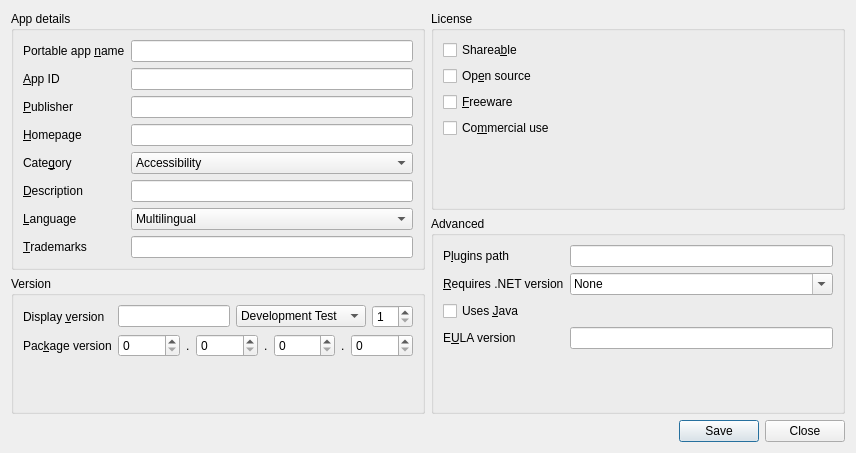
<?xml version="1.0" encoding="UTF-8"?>
<ui version="4.0">
 <class>AppInfoDialog</class>
 <widget class="QDialog" name="AppInfoDialog">
  <property name="geometry">
   <rect>
    <x>0</x>
    <y>0</y>
    <width>856</width>
    <height>453</height>
   </rect>
  </property>
  <property name="windowTitle">
   <string>App details</string>
  </property>
  <property name="windowIcon">
   <iconset resource="../../../resources/resources.qrc">
    <normaloff>:/icon.png</normaloff>:/icon.png</iconset>
  </property>
  <layout class="QGridLayout" name="gridLayout">
   <item row="0" column="0">
    <layout class="QVBoxLayout" name="verticalLayout">
     <item>
      <widget class="QGroupBox" name="DetailsGroupBox">
       <property name="sizePolicy">
        <sizepolicy hsizetype="Preferred" vsizetype="Preferred">
         <horstretch>1</horstretch>
         <verstretch>0</verstretch>
        </sizepolicy>
       </property>
       <property name="title">
        <string>App details</string>
       </property>
       <layout class="QFormLayout" name="formLayout_4">
        <property name="fieldGrowthPolicy">
         <enum>QFormLayout::AllNonFixedFieldsGrow</enum>
        </property>
        <item row="0" column="0">
         <widget class="QLabel" name="NameLabel">
          <property name="text">
           <string>Portable app &amp;name</string>
          </property>
          <property name="buddy">
           <cstring>Name</cstring>
          </property>
         </widget>
        </item>
        <item row="0" column="1">
         <widget class="QLineEdit" name="Name">
          <property name="maxLength">
           <number>128</number>
          </property>
         </widget>
        </item>
        <item row="1" column="0">
         <widget class="QLabel" name="AppIDLabel">
          <property name="text">
           <string>&amp;App ID</string>
          </property>
          <property name="buddy">
           <cstring>AppID</cstring>
          </property>
         </widget>
        </item>
        <item row="1" column="1">
         <widget class="QLineEdit" name="AppID">
          <property name="maxLength">
           <number>128</number>
          </property>
         </widget>
        </item>
        <item row="2" column="0">
         <widget class="QLabel" name="PublisherLabel">
          <property name="text">
           <string>&amp;Publisher</string>
          </property>
          <property name="buddy">
           <cstring>Publisher</cstring>
          </property>
         </widget>
        </item>
        <item row="2" column="1">
         <widget class="QLineEdit" name="Publisher">
          <property name="maxLength">
           <number>128</number>
          </property>
         </widget>
        </item>
        <item row="3" column="0">
         <widget class="QLabel" name="HomepageLabel">
          <property name="text">
           <string>&amp;Homepage</string>
          </property>
          <property name="buddy">
           <cstring>Homepage</cstring>
          </property>
         </widget>
        </item>
        <item row="3" column="1">
         <widget class="QLineEdit" name="Homepage">
          <property name="maxLength">
           <number>128</number>
          </property>
         </widget>
        </item>
        <item row="4" column="0">
         <widget class="QLabel" name="CategoryLabel">
          <property name="text">
           <string>Cate&amp;gory</string>
          </property>
          <property name="buddy">
           <cstring>Category</cstring>
          </property>
         </widget>
        </item>
        <item row="4" column="1">
         <widget class="QComboBox" name="Category">
          <item>
           <property name="text">
            <string notr="true">Accessibility</string>
           </property>
          </item>
          <item>
           <property name="text">
            <string notr="true">Development</string>
           </property>
          </item>
          <item>
           <property name="text">
            <string notr="true">Education</string>
           </property>
          </item>
          <item>
           <property name="text">
            <string notr="true">Games</string>
           </property>
          </item>
          <item>
           <property name="text">
            <string notr="true">Graphics &amp; Pictures</string>
           </property>
          </item>
          <item>
           <property name="text">
            <string notr="true">Internet</string>
           </property>
          </item>
          <item>
           <property name="text">
            <string notr="true">Music &amp; Video</string>
           </property>
          </item>
          <item>
           <property name="text">
            <string notr="true">Office</string>
           </property>
          </item>
          <item>
           <property name="text">
            <string notr="true">Security</string>
           </property>
          </item>
          <item>
           <property name="text">
            <string notr="true">Utilities</string>
           </property>
          </item>
         </widget>
        </item>
        <item row="5" column="0">
         <widget class="QLabel" name="DescriptionLabel">
          <property name="text">
           <string>&amp;Description</string>
          </property>
          <property name="buddy">
           <cstring>Description</cstring>
          </property>
         </widget>
        </item>
        <item row="5" column="1">
         <widget class="QLineEdit" name="Description">
          <property name="maxLength">
           <number>512</number>
          </property>
         </widget>
        </item>
        <item row="6" column="0">
         <widget class="QLabel" name="LanguageLabel">
          <property name="text">
           <string>&amp;Language</string>
          </property>
          <property name="buddy">
           <cstring>Language</cstring>
          </property>
         </widget>
        </item>
        <item row="6" column="1">
         <widget class="QComboBox" name="Language">
          <item>
           <property name="text">
            <string notr="true">Multilingual</string>
           </property>
          </item>
          <item>
           <property name="text">
            <string notr="true">English</string>
           </property>
          </item>
          <item>
           <property name="text">
            <string notr="true">Afrikaans</string>
           </property>
          </item>
          <item>
           <property name="text">
            <string notr="true">Albanian</string>
           </property>
          </item>
          <item>
           <property name="text">
            <string notr="true">Arabic</string>
           </property>
          </item>
          <item>
           <property name="text">
            <string notr="true">Armenian</string>
           </property>
          </item>
          <item>
           <property name="text">
            <string notr="true">Basque</string>
           </property>
          </item>
          <item>
           <property name="text">
            <string notr="true">Belarusian</string>
           </property>
          </item>
          <item>
           <property name="text">
            <string notr="true">Bosnian</string>
           </property>
          </item>
          <item>
           <property name="text">
            <string notr="true">Breton</string>
           </property>
          </item>
          <item>
           <property name="text">
            <string notr="true">Bulgarian</string>
           </property>
          </item>
          <item>
           <property name="text">
            <string notr="true">Catalan</string>
           </property>
          </item>
          <item>
           <property name="text">
            <string notr="true">Cibemba</string>
           </property>
          </item>
          <item>
           <property name="text">
            <string notr="true">Croatian</string>
           </property>
          </item>
          <item>
           <property name="text">
            <string notr="true">Czech</string>
           </property>
          </item>
          <item>
           <property name="text">
            <string notr="true">Danish</string>
           </property>
          </item>
          <item>
           <property name="text">
            <string notr="true">Dutch</string>
           </property>
          </item>
          <item>
           <property name="text">
            <string notr="true">Efik</string>
           </property>
          </item>
          <item>
           <property name="text">
            <string notr="true">Estonian</string>
           </property>
          </item>
          <item>
           <property name="text">
            <string notr="true">Farsi</string>
           </property>
          </item>
          <item>
           <property name="text">
            <string notr="true">Finnish</string>
           </property>
          </item>
          <item>
           <property name="text">
            <string notr="true">French</string>
           </property>
          </item>
          <item>
           <property name="text">
            <string notr="true">Galician</string>
           </property>
          </item>
          <item>
           <property name="text">
            <string notr="true">Georgian</string>
           </property>
          </item>
          <item>
           <property name="text">
            <string notr="true">German</string>
           </property>
          </item>
          <item>
           <property name="text">
            <string notr="true">Greek</string>
           </property>
          </item>
          <item>
           <property name="text">
            <string notr="true">Hebrew</string>
           </property>
          </item>
          <item>
           <property name="text">
            <string notr="true">Hungarian</string>
           </property>
          </item>
          <item>
           <property name="text">
            <string notr="true">Icelandic</string>
           </property>
          </item>
          <item>
           <property name="text">
            <string notr="true">Igbo</string>
           </property>
          </item>
          <item>
           <property name="text">
            <string notr="true">Indonesian</string>
           </property>
          </item>
          <item>
           <property name="text">
            <string notr="true">Irish</string>
           </property>
          </item>
          <item>
           <property name="text">
            <string notr="true">Italian</string>
           </property>
          </item>
          <item>
           <property name="text">
            <string notr="true">Japanese</string>
           </property>
          </item>
          <item>
           <property name="text">
            <string notr="true">Khmer</string>
           </property>
          </item>
          <item>
           <property name="text">
            <string notr="true">Korean</string>
           </property>
          </item>
          <item>
           <property name="text">
            <string notr="true">Kurdish</string>
           </property>
          </item>
          <item>
           <property name="text">
            <string notr="true">Latvian</string>
           </property>
          </item>
          <item>
           <property name="text">
            <string notr="true">Lithuanian</string>
           </property>
          </item>
          <item>
           <property name="text">
            <string notr="true">Luxembourgish</string>
           </property>
          </item>
          <item>
           <property name="text">
            <string notr="true">Macedonian</string>
           </property>
          </item>
          <item>
           <property name="text">
            <string notr="true">Malagasy</string>
           </property>
          </item>
          <item>
           <property name="text">
            <string notr="true">Malay</string>
           </property>
          </item>
          <item>
           <property name="text">
            <string notr="true">Mongolian</string>
           </property>
          </item>
          <item>
           <property name="text">
            <string notr="true">Norwegian</string>
           </property>
          </item>
          <item>
           <property name="text">
            <string notr="true">NorwegianNynorsk</string>
           </property>
          </item>
          <item>
           <property name="text">
            <string notr="true">Pashto</string>
           </property>
          </item>
          <item>
           <property name="text">
            <string notr="true">Polish</string>
           </property>
          </item>
          <item>
           <property name="text">
            <string notr="true">Portuguese</string>
           </property>
          </item>
          <item>
           <property name="text">
            <string notr="true">PortugueseBR</string>
           </property>
          </item>
          <item>
           <property name="text">
            <string notr="true">Romanian</string>
           </property>
          </item>
          <item>
           <property name="text">
            <string notr="true">Russian</string>
           </property>
          </item>
          <item>
           <property name="text">
            <string notr="true">Serbian</string>
           </property>
          </item>
          <item>
           <property name="text">
            <string notr="true">SerbianLatin</string>
           </property>
          </item>
          <item>
           <property name="text">
            <string notr="true">SimpChinese</string>
           </property>
          </item>
          <item>
           <property name="text">
            <string notr="true">Slovak</string>
           </property>
          </item>
          <item>
           <property name="text">
            <string notr="true">Slovenian</string>
           </property>
          </item>
          <item>
           <property name="text">
            <string notr="true">Spanish</string>
           </property>
          </item>
          <item>
           <property name="text">
            <string notr="true">SpanishInternational</string>
           </property>
          </item>
          <item>
           <property name="text">
            <string notr="true">Swahili</string>
           </property>
          </item>
          <item>
           <property name="text">
            <string notr="true">Swedish</string>
           </property>
          </item>
          <item>
           <property name="text">
            <string notr="true">Thai</string>
           </property>
          </item>
          <item>
           <property name="text">
            <string notr="true">TradChinese</string>
           </property>
          </item>
          <item>
           <property name="text">
            <string notr="true">Turkish</string>
           </property>
          </item>
          <item>
           <property name="text">
            <string notr="true">Ukranian</string>
           </property>
          </item>
          <item>
           <property name="text">
            <string notr="true">Uzbek</string>
           </property>
          </item>
          <item>
           <property name="text">
            <string notr="true">Valencian</string>
           </property>
          </item>
          <item>
           <property name="text">
            <string notr="true">Vietnamese</string>
           </property>
          </item>
          <item>
           <property name="text">
            <string notr="true">Welsh</string>
           </property>
          </item>
          <item>
           <property name="text">
            <string notr="true">Yoruba</string>
           </property>
          </item>
         </widget>
        </item>
        <item row="7" column="0">
         <widget class="QLabel" name="TrademarksLabel">
          <property name="text">
           <string>&amp;Trademarks</string>
          </property>
          <property name="buddy">
           <cstring>Trademarks</cstring>
          </property>
         </widget>
        </item>
        <item row="7" column="1">
         <widget class="QLineEdit" name="Trademarks">
          <property name="maxLength">
           <number>512</number>
          </property>
         </widget>
        </item>
       </layout>
      </widget>
     </item>
     <item>
      <widget class="QGroupBox" name="VersionGroupBox">
       <property name="title">
        <string>Version</string>
       </property>
       <layout class="QFormLayout" name="formLayout">
        <item row="0" column="0">
         <widget class="QLabel" name="DisplayVersionLabel">
          <property name="text">
           <string>Display &amp;version</string>
          </property>
          <property name="buddy">
           <cstring>DisplayVersionBase</cstring>
          </property>
         </widget>
        </item>
        <item row="0" column="1">
         <layout class="QHBoxLayout" name="horizontalLayout">
          <item>
           <widget class="QLineEdit" name="DisplayVersionBase">
            <property name="maxLength">
             <number>20</number>
            </property>
           </widget>
          </item>
          <item>
           <widget class="QComboBox" name="DisplayVersionType">
            <item>
             <property name="text">
              <string notr="true">Development Test</string>
             </property>
            </item>
            <item>
             <property name="text">
              <string notr="true">Pre-Release</string>
             </property>
            </item>
            <item>
             <property name="text">
              <string notr="true">(official release)</string>
             </property>
            </item>
            <item>
             <property name="text">
              <string notr="true">Revision</string>
             </property>
            </item>
           </widget>
          </item>
          <item>
           <widget class="QSpinBox" name="DisplayVersionNum">
            <property name="minimum">
             <number>1</number>
            </property>
           </widget>
          </item>
         </layout>
        </item>
        <item row="1" column="0">
         <widget class="QLabel" name="PackageVersionLabel">
          <property name="text">
           <string>Pac&amp;kage version</string>
          </property>
          <property name="buddy">
           <cstring>PackageVersion1</cstring>
          </property>
         </widget>
        </item>
        <item row="1" column="1">
         <layout class="QHBoxLayout" name="horizontalLayout_2">
          <item>
           <widget class="QSpinBox" name="PackageVersion1">
            <property name="maximum">
             <number>65535</number>
            </property>
           </widget>
          </item>
          <item>
           <widget class="QLabel" name="PackageVersionDot1">
            <property name="sizePolicy">
             <sizepolicy hsizetype="Fixed" vsizetype="Preferred">
              <horstretch>0</horstretch>
              <verstretch>0</verstretch>
             </sizepolicy>
            </property>
            <property name="text">
             <string>.</string>
            </property>
           </widget>
          </item>
          <item>
           <widget class="QSpinBox" name="PackageVersion2">
            <property name="maximum">
             <number>65535</number>
            </property>
           </widget>
          </item>
          <item>
           <widget class="QLabel" name="PackageVersionDot2">
            <property name="sizePolicy">
             <sizepolicy hsizetype="Fixed" vsizetype="Preferred">
              <horstretch>0</horstretch>
              <verstretch>0</verstretch>
             </sizepolicy>
            </property>
            <property name="text">
             <string>.</string>
            </property>
           </widget>
          </item>
          <item>
           <widget class="QSpinBox" name="PackageVersion3">
            <property name="maximum">
             <number>65535</number>
            </property>
           </widget>
          </item>
          <item>
           <widget class="QLabel" name="PackageVersionDot3">
            <property name="sizePolicy">
             <sizepolicy hsizetype="Fixed" vsizetype="Preferred">
              <horstretch>0</horstretch>
              <verstretch>0</verstretch>
             </sizepolicy>
            </property>
            <property name="text">
             <string>.</string>
            </property>
           </widget>
          </item>
          <item>
           <widget class="QSpinBox" name="PackageVersion4">
            <property name="maximum">
             <number>65535</number>
            </property>
           </widget>
          </item>
         </layout>
        </item>
       </layout>
      </widget>
     </item>
    </layout>
   </item>
   <item row="0" column="1">
    <layout class="QVBoxLayout" name="verticalLayout_2">
     <item>
      <widget class="QGroupBox" name="LicenseGroupBox">
       <property name="title">
        <string>License</string>
       </property>
       <layout class="QFormLayout" name="formLayout_5">
        <property name="fieldGrowthPolicy">
         <enum>QFormLayout::AllNonFixedFieldsGrow</enum>
        </property>
        <item row="0" column="0">
         <widget class="QCheckBox" name="Shareable">
          <property name="text">
           <string>Sharea&amp;ble</string>
          </property>
         </widget>
        </item>
        <item row="1" column="0">
         <widget class="QCheckBox" name="OpenSource">
          <property name="text">
           <string>Op&amp;en source</string>
          </property>
         </widget>
        </item>
        <item row="2" column="0">
         <widget class="QCheckBox" name="Freeware">
          <property name="text">
           <string>&amp;Freeware</string>
          </property>
         </widget>
        </item>
        <item row="3" column="0">
         <widget class="QCheckBox" name="CommercialUse">
          <property name="text">
           <string>Co&amp;mmercial use</string>
          </property>
         </widget>
        </item>
       </layout>
      </widget>
     </item>
     <item>
      <widget class="QGroupBox" name="AdvancedGroupBox">
       <property name="title">
        <string>Advanced</string>
       </property>
       <layout class="QFormLayout" name="formLayout_7">
        <property name="fieldGrowthPolicy">
         <enum>QFormLayout::AllNonFixedFieldsGrow</enum>
        </property>
        <item row="0" column="0">
         <widget class="QLabel" name="PluginsPathLabel">
          <property name="text">
           <string>P&amp;lugins path</string>
          </property>
          <property name="buddy">
           <cstring>PluginsPath</cstring>
          </property>
         </widget>
        </item>
        <item row="0" column="1">
         <widget class="QLineEdit" name="PluginsPath">
          <property name="maxLength">
           <number>256</number>
          </property>
         </widget>
        </item>
        <item row="2" column="0">
         <widget class="QLabel" name="UsesDotNetVersionLabel">
          <property name="text">
           <string>&amp;Requires .NET version</string>
          </property>
          <property name="buddy">
           <cstring>UsesDotNetVersion</cstring>
          </property>
         </widget>
        </item>
        <item row="2" column="1">
         <widget class="QComboBox" name="UsesDotNetVersion">
          <property name="editable">
           <bool>true</bool>
          </property>
          <item>
           <property name="text">
            <string notr="true">None</string>
           </property>
          </item>
          <item>
           <property name="text">
            <string notr="true">1.1</string>
           </property>
          </item>
          <item>
           <property name="text">
            <string notr="true">2.0</string>
           </property>
          </item>
          <item>
           <property name="text">
            <string notr="true">3.0</string>
           </property>
          </item>
          <item>
           <property name="text">
            <string notr="true">3.5</string>
           </property>
          </item>
          <item>
           <property name="text">
            <string notr="true">4.0</string>
           </property>
          </item>
         </widget>
        </item>
        <item row="3" column="0">
         <widget class="QCheckBox" name="UsesJava">
          <property name="text">
           <string>Uses &amp;Java</string>
          </property>
         </widget>
        </item>
        <item row="4" column="0">
         <widget class="QLabel" name="EULAVersionLabel">
          <property name="text">
           <string>E&amp;ULA version</string>
          </property>
          <property name="buddy">
           <cstring>EULAVersion</cstring>
          </property>
         </widget>
        </item>
        <item row="4" column="1">
         <widget class="QLineEdit" name="EULAVersion">
          <property name="maxLength">
           <number>128</number>
          </property>
         </widget>
        </item>
       </layout>
      </widget>
     </item>
    </layout>
   </item>
   <item row="1" column="0" colspan="2">
    <widget class="QDialogButtonBox" name="buttonBox">
     <property name="standardButtons">
      <set>QDialogButtonBox::Close|QDialogButtonBox::Save</set>
     </property>
    </widget>
   </item>
  </layout>
 </widget>
 <resources>
  <include location="../../../resources/resources.qrc"/>
 </resources>
 <connections>
  <connection>
   <sender>buttonBox</sender>
   <signal>accepted()</signal>
   <receiver>AppInfoDialog</receiver>
   <slot>accept()</slot>
   <hints>
    <hint type="sourcelabel">
     <x>248</x>
     <y>254</y>
    </hint>
    <hint type="destinationlabel">
     <x>157</x>
     <y>274</y>
    </hint>
   </hints>
  </connection>
  <connection>
   <sender>buttonBox</sender>
   <signal>rejected()</signal>
   <receiver>AppInfoDialog</receiver>
   <slot>reject()</slot>
   <hints>
    <hint type="sourcelabel">
     <x>316</x>
     <y>260</y>
    </hint>
    <hint type="destinationlabel">
     <x>286</x>
     <y>274</y>
    </hint>
   </hints>
  </connection>
 </connections>
</ui>
